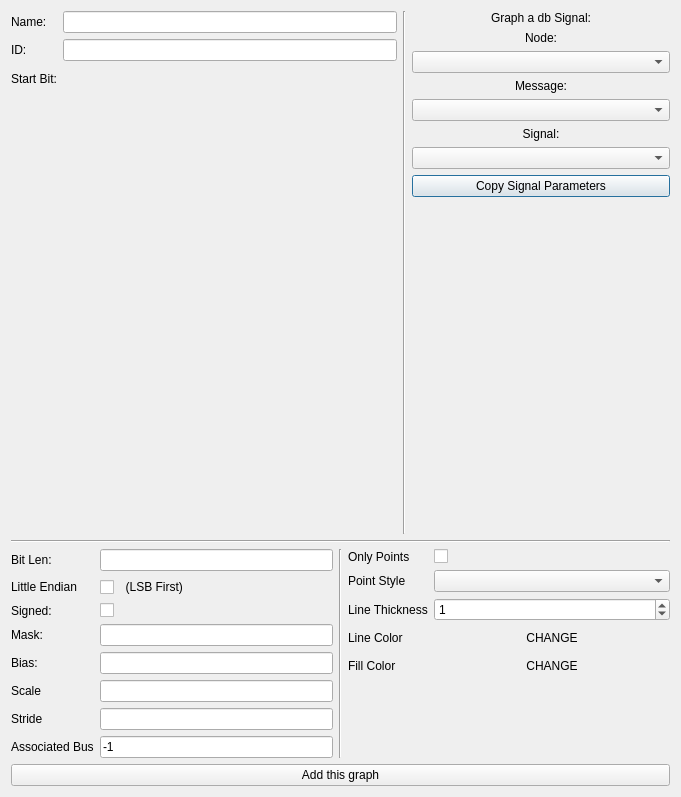
<?xml version="1.0" encoding="UTF-8"?>
<ui version="4.0">
 <class>NewGraphDialog</class>
 <widget class="QDialog" name="NewGraphDialog">
  <property name="geometry">
   <rect>
    <x>0</x>
    <y>0</y>
    <width>681</width>
    <height>797</height>
   </rect>
  </property>
  <property name="windowTitle">
   <string>Graph Settings</string>
  </property>
  <layout class="QVBoxLayout" name="verticalLayout">
   <item>
    <layout class="QHBoxLayout" name="horizontalLayout" stretch="3,1,2">
     <item>
      <layout class="QFormLayout" name="formLayout">
       <item row="0" column="0">
        <widget class="QLabel" name="label_12">
         <property name="text">
          <string>&lt;html&gt;&lt;head/&gt;&lt;body&gt;&lt;p&gt;Name:&lt;/p&gt;&lt;/body&gt;&lt;/html&gt;</string>
         </property>
        </widget>
       </item>
       <item row="0" column="1">
        <widget class="QLineEdit" name="txtName"/>
       </item>
       <item row="1" column="0">
        <widget class="QLabel" name="label">
         <property name="text">
          <string>ID:</string>
         </property>
        </widget>
       </item>
       <item row="1" column="1">
        <widget class="QLineEdit" name="txtID"/>
       </item>
       <item row="2" column="0">
        <widget class="QLabel" name="label_2">
         <property name="text">
          <string>Start Bit:</string>
         </property>
        </widget>
       </item>
       <item row="2" column="1">
        <widget class="CANDataGrid" name="gridData" native="true">
         <property name="minimumSize">
          <size>
           <width>280</width>
           <height>280</height>
          </size>
         </property>
         <property name="baseSize">
          <size>
           <width>280</width>
           <height>280</height>
          </size>
         </property>
        </widget>
       </item>
      </layout>
     </item>
     <item>
      <widget class="Line" name="line_2">
       <property name="orientation">
        <enum>Qt::Vertical</enum>
       </property>
      </widget>
     </item>
     <item>
      <layout class="QVBoxLayout" name="verticalLayout_3">
       <item>
        <widget class="QLabel" name="label_11">
         <property name="sizePolicy">
          <sizepolicy hsizetype="Preferred" vsizetype="Fixed">
           <horstretch>0</horstretch>
           <verstretch>0</verstretch>
          </sizepolicy>
         </property>
         <property name="text">
          <string>Graph a db Signal:</string>
         </property>
         <property name="alignment">
          <set>Qt::AlignCenter</set>
         </property>
        </widget>
       </item>
       <item>
        <widget class="QLabel" name="label_19">
         <property name="text">
          <string>Node:</string>
         </property>
         <property name="alignment">
          <set>Qt::AlignCenter</set>
         </property>
        </widget>
       </item>
       <item>
        <widget class="QComboBox" name="cbNodes"/>
       </item>
       <item>
        <widget class="QLabel" name="label_9">
         <property name="sizePolicy">
          <sizepolicy hsizetype="Preferred" vsizetype="Fixed">
           <horstretch>0</horstretch>
           <verstretch>0</verstretch>
          </sizepolicy>
         </property>
         <property name="text">
          <string>Message:</string>
         </property>
         <property name="alignment">
          <set>Qt::AlignCenter</set>
         </property>
        </widget>
       </item>
       <item>
        <widget class="QComboBox" name="cbMessages"/>
       </item>
       <item>
        <widget class="QLabel" name="label_10">
         <property name="sizePolicy">
          <sizepolicy hsizetype="Preferred" vsizetype="Fixed">
           <horstretch>0</horstretch>
           <verstretch>0</verstretch>
          </sizepolicy>
         </property>
         <property name="text">
          <string>Signal:</string>
         </property>
         <property name="alignment">
          <set>Qt::AlignCenter</set>
         </property>
        </widget>
       </item>
       <item>
        <widget class="QComboBox" name="cbSignals"/>
       </item>
       <item>
        <widget class="QPushButton" name="btnCopySignal">
         <property name="text">
          <string>Copy Signal Parameters</string>
         </property>
        </widget>
       </item>
       <item>
        <widget class="QLabel" name="lblMsgStatus">
         <property name="font">
          <font>
           <pointsize>12</pointsize>
           <bold>true</bold>
          </font>
         </property>
         <property name="text">
          <string/>
         </property>
        </widget>
       </item>
       <item>
        <spacer name="verticalSpacer">
         <property name="orientation">
          <enum>Qt::Vertical</enum>
         </property>
         <property name="sizeHint" stdset="0">
          <size>
           <width>20</width>
           <height>30</height>
          </size>
         </property>
        </spacer>
       </item>
      </layout>
     </item>
    </layout>
   </item>
   <item>
    <widget class="Line" name="line">
     <property name="orientation">
      <enum>Qt::Horizontal</enum>
     </property>
    </widget>
   </item>
   <item>
    <layout class="QHBoxLayout" name="horizontalLayout_2" stretch="1,0,1">
     <item>
      <layout class="QFormLayout" name="formLayout_2">
       <item row="0" column="0">
        <widget class="QLabel" name="label_14">
         <property name="text">
          <string>Bit Len:</string>
         </property>
        </widget>
       </item>
       <item row="0" column="1">
        <widget class="QLineEdit" name="txtDataLen"/>
       </item>
       <item row="1" column="0">
        <widget class="QLabel" name="label_13">
         <property name="text">
          <string>Little Endian</string>
         </property>
        </widget>
       </item>
       <item row="1" column="1">
        <widget class="QCheckBox" name="cbIntel">
         <property name="text">
          <string>  (LSB First)</string>
         </property>
        </widget>
       </item>
       <item row="2" column="0">
        <widget class="QLabel" name="label_3">
         <property name="text">
          <string>Signed:</string>
         </property>
        </widget>
       </item>
       <item row="2" column="1">
        <widget class="QCheckBox" name="cbSigned">
         <property name="text">
          <string/>
         </property>
        </widget>
       </item>
       <item row="3" column="0">
        <widget class="QLabel" name="label_4">
         <property name="frameShape">
          <enum>QFrame::NoFrame</enum>
         </property>
         <property name="text">
          <string>Mask:</string>
         </property>
        </widget>
       </item>
       <item row="3" column="1">
        <widget class="QLineEdit" name="txtMask"/>
       </item>
       <item row="4" column="0">
        <widget class="QLabel" name="label_5">
         <property name="text">
          <string>Bias:</string>
         </property>
        </widget>
       </item>
       <item row="4" column="1">
        <widget class="QLineEdit" name="txtBias"/>
       </item>
       <item row="5" column="0">
        <widget class="QLabel" name="label_6">
         <property name="text">
          <string>Scale</string>
         </property>
        </widget>
       </item>
       <item row="5" column="1">
        <widget class="QLineEdit" name="txtScale"/>
       </item>
       <item row="6" column="0">
        <widget class="QLabel" name="label_7">
         <property name="text">
          <string>Stride</string>
         </property>
        </widget>
       </item>
       <item row="6" column="1">
        <widget class="QLineEdit" name="txtStride"/>
       </item>
       <item row="7" column="0">
        <widget class="QLabel" name="label_18">
         <property name="text">
          <string>Associated Bus</string>
         </property>
        </widget>
       </item>
       <item row="7" column="1">
        <widget class="QLineEdit" name="editBus">
         <property name="text">
          <string>-1</string>
         </property>
        </widget>
       </item>
      </layout>
     </item>
     <item>
      <widget class="Line" name="line_3">
       <property name="orientation">
        <enum>Qt::Vertical</enum>
       </property>
      </widget>
     </item>
     <item>
      <layout class="QFormLayout" name="formLayout_3">
       <item row="0" column="0">
        <widget class="QLabel" name="label_16">
         <property name="text">
          <string>Only Points</string>
         </property>
        </widget>
       </item>
       <item row="0" column="1">
        <widget class="QCheckBox" name="cbOnlyPoints">
         <property name="text">
          <string/>
         </property>
        </widget>
       </item>
       <item row="1" column="0">
        <widget class="QLabel" name="label_17">
         <property name="text">
          <string>Point Style</string>
         </property>
        </widget>
       </item>
       <item row="1" column="1">
        <widget class="QComboBox" name="coPointStyle"/>
       </item>
       <item row="2" column="0">
        <widget class="QLabel" name="label_15">
         <property name="text">
          <string>Line Thickness</string>
         </property>
        </widget>
       </item>
       <item row="2" column="1">
        <widget class="QSpinBox" name="spinLineWidth">
         <property name="maximum">
          <number>15</number>
         </property>
         <property name="value">
          <number>1</number>
         </property>
        </widget>
       </item>
       <item row="3" column="0">
        <widget class="QLabel" name="label_8">
         <property name="text">
          <string>Line Color</string>
         </property>
        </widget>
       </item>
       <item row="3" column="1">
        <widget class="QPushButton" name="colorSwatch">
         <property name="autoFillBackground">
          <bool>true</bool>
         </property>
         <property name="text">
          <string>CHANGE</string>
         </property>
         <property name="flat">
          <bool>true</bool>
         </property>
        </widget>
       </item>
       <item row="4" column="0">
        <widget class="QLabel" name="label55">
         <property name="text">
          <string>Fill Color</string>
         </property>
        </widget>
       </item>
       <item row="4" column="1">
        <widget class="QPushButton" name="fillSwatch">
         <property name="autoFillBackground">
          <bool>true</bool>
         </property>
         <property name="text">
          <string>CHANGE</string>
         </property>
         <property name="flat">
          <bool>true</bool>
         </property>
        </widget>
       </item>
      </layout>
     </item>
    </layout>
   </item>
   <item>
    <widget class="QPushButton" name="btnAddGraph">
     <property name="text">
      <string>Add this graph</string>
     </property>
    </widget>
   </item>
  </layout>
 </widget>
 <customwidgets>
  <customwidget>
   <class>CANDataGrid</class>
   <extends>QWidget</extends>
   <header>candatagrid.h</header>
   <container>1</container>
  </customwidget>
 </customwidgets>
 <tabstops>
  <tabstop>txtName</tabstop>
  <tabstop>txtID</tabstop>
  <tabstop>cbMessages</tabstop>
  <tabstop>cbSignals</tabstop>
  <tabstop>btnCopySignal</tabstop>
 </tabstops>
 <resources/>
 <connections/>
</ui>
